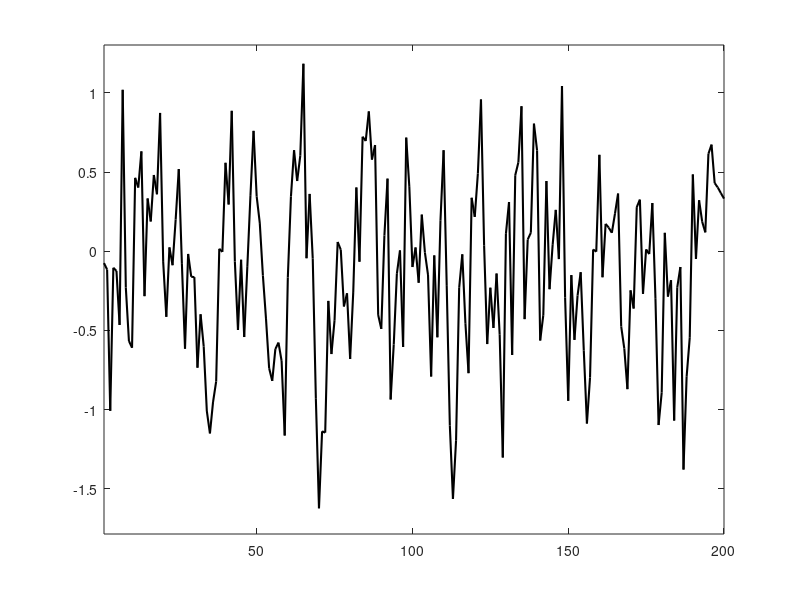

Reproduce this figure in MATLAB. (Note: this script raises an error after producing the figure.)
%%%%%%%%%%%%%%%%%%%%%%%%%%%%%%%%%%%%%%%%%%%%%%%%%%%%%%%%%%%%%%%%%%%%%%%%%%%
% This exercise compares two AR(1) processes with and without the intercept
% term.

% (1) y_{t} = 0.5*y_{t-1} + e_{t}, e_{t}~WN(0,0.25)
% (2) y_{t} = 1 + 0.5*y_{t-1} + e_{t}, e_{t}~WN(0,0.25)

% The mean of equation (2) is mu = c/(1-alpha) = 1/(1-0.5) = 2.

% Written by Hyun Jae Stephen Chu
% July 28th, 2025
%%%%%%%%%%%%%%%%%%%%%%%%%%%%%%%%%%%%%%%%%%%%%%%%%%%%%%%%%%%%%%%%%%%%%%%%%%%
%% Settings
clear; clc;
close all
rng(123)

addpath("/Users/hjchu/Documents/GitHub/Time_Series_Package/Exercises")
addpath(genpath("/Users/hjchu/Documents/GitHub/Time_Series_Package/TS_lib"))

file_dir = '/Users/hjchu/Documents/GitHub/Time_Series_Package/Exercises/ex3_2_results';

%% DGP
% True parameters
c = 1;
alpha = 0.5;
sigma = 0.25;
% mu = c / 1-alpha = 2

burn_in = 50;
burn_out = 200;
T = burn_in + burn_out;

% (1) Generating AR(1) process with mean zero
Y1 = zeros(T+1,1);

for t = 1:T
    Y1(t+1,1) = alpha*Y1(t,1) + sqrt(sigma)*randn(1);
end

Y1 = Y1(burn_in+2:end);

% (2) Generating AR(1) process with mean mu = c/(1-alpha)
Y2 = zeros(T+1,1);

for t = 1:T
    Y2(t+1,1) = c + alpha*Y2(t,1) + sqrt(sigma)*randn(1);
end

Y2 = Y2(burn_in+2:end);

%% Plotting
f1 = figure(1);
plot((1:burn_out)',Y1, '-k', 'linewidth', 1.5)
% title("AR(1) process with $c=0$", 'fontsize', 16, 'interpreter', 'latex')
max1 = max(Y1);
min1 = min(Y1);
if min1 < 0
    q = 1.1;
else
    q = 0.9;
end
axis([1 burn_out q*min1 1.1*max1])
yline(0,'-b','LineWidth',1.5)
yline(mean(Y1),'-r','LineWidth',1.5)
xlabel("Time", 'interpreter', 'latex')
ylabel("Y", 'interpreter', 'latex')
xticks([1,50,100,150,200])
legend({'$y_{t}$','$c/(1-\alpha)$','$mean(y_{t})$'},'Interpreter','latex')
grid on

saveas(f1, fullfile(file_dir, 'figure1.png'))

f2 = figure(2);
plot((1:burn_out)',Y2, '-k', 'linewidth', 1.5)
% title("AR(1) process with $c=1$", 'fontsize', 16, 'interpreter', 'latex')
max2 = max(Y2);
min2 = min(Y2);
if min2 < 0
    q = 1.1;
else
    q = 0.9;
end
axis([1 burn_out q*min2 1.1*max2])
yline((c/(1-alpha)),'-b','LineWidth',1.5)
yline(mean(Y2),'-r','LineWidth',1.5)
xlabel("Time", 'interpreter', 'latex')
ylabel("Y", 'interpreter', 'latex')
xticks([1,50,100,150,200])
legend({'$y_{t}$','$c/(1-\alpha)$','$mean(y_{t})$'},'Interpreter','latex')
grid on

saveas(f2, fullfile(file_dir, 'figure2.png'))